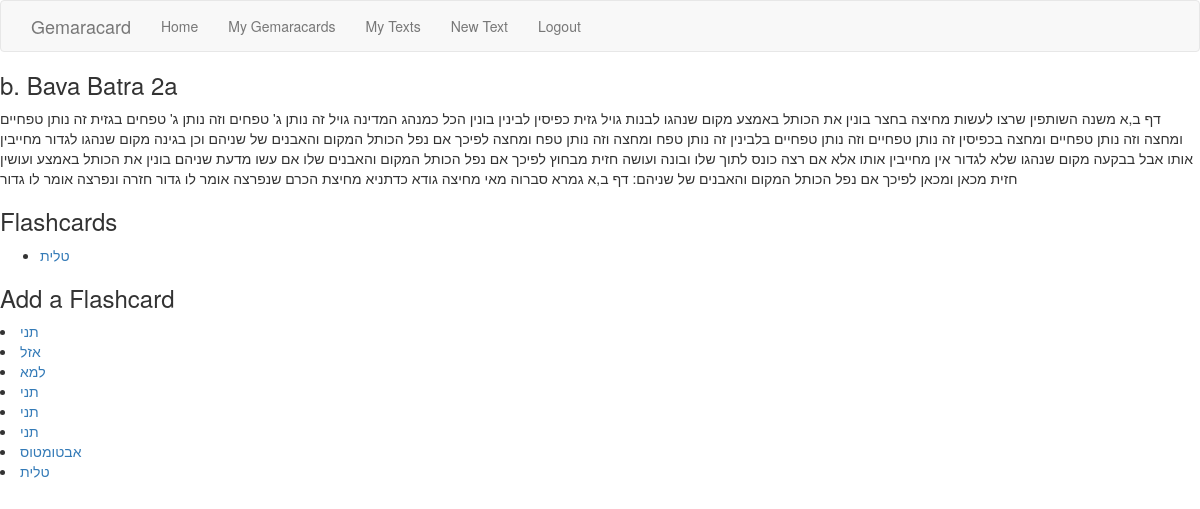
Screenshot of /text/1/ (signed in) with the database file from the repository.
### flashcard/models.py (models this page shows, shortened)
class Text(models.Model):
    text = models.TextField(blank=False)
    name = models.CharField(max_length=100)
    user = models.ForeignKey(User)
    flashcards = models.ManyToManyField(Flashcard)
    def __str__(self):
        return self.name

class Flashcard(models.Model):
    vocab_term = models.CharField(max_length=200, blank=False)
    HEBREW = 'HEB'
    ARAMAIC = 'ARAM'
    LOANWORD = 'LW'
    LANGUAGE_CHOICES = (
        (HEBREW, 'Hebrew'),
        (ARAMAIC, 'Aramaic'),
        (LOANWORD, 'Loanword')
    )
    language = models.CharField(
        max_length=4,
        choices=LANGUAGE_CHOICES,
        default=HEBREW,
    )
    loanword_language = models.TextField(blank=True)
    VERB = 'VERB'
    NOUN = 'NOUN'
    ADJECTIVE = 'ADJ'
    PREPOSITION = 'PREP'
    ADVERB = 'ADV'
    OTHER = 'OTHER'
    POS_CHOICES = (
        (VERB, 'Verb'),
        (NOUN, 'Noun'),
        (ADJECTIVE, 'Adjective'),
        (PREPOSITION, 'Preposition'),
        (ADVERB, 'Adverb'),
        (OTHER, 'Other'),
    )
    part_of_speech = models.CharField(
        max_length=5,
        choices=POS_CHOICES,
        default=NOUN,
    )
    root = models.CharField(max_length=4, blank=True)
    page_number = models.IntegerField(blank=True, default=0)
    translation = models.TextField(blank=True)
    notes = models.TextField(blank=True)
    published_date = models.DateTimeField(auto_now=True)
    author = models.ForeignKey(User)

### flashcard/views.py (the view)
# urls.py: url(r'^text/(?P<pk>\d+)/$', text_detail, name='text_detail'),
@login_required
def text_detail(request, pk):
    try:
        text = Text.objects.get(pk=pk)
    except Text.DoesNotExist:
        raise Http404
    text_flashcards = text.flashcards.all()
    user_flashcards = Flashcard.objects.filter(author=request.user)
    context = {'text': text, 'text_flashcards': text_flashcards, 'user_flashcards': user_flashcards}
    return render(request, 'text.html', context)

### flashcard/templates/text.html
{% extends "base.html" %}
{% block content %}
<div class="text">
<h3>{{ text }}</h3>
<p>{{ text.text }}</p>
</div>
<div class="flashcard-list">
  <h3>Flashcards</h3>
  <ul>
    {% for flashcard in text_flashcards %}
      <li><a href="{% url 'flashcard_detail' flashcard.pk %}">{{ flashcard.vocab_term }}</a></li>
    {% endfor %}
  </ul>
</div>
<div>
  <h3>Add a Flashcard</h3>
  {% for flashcard in user_flashcards %}
    <li><a href="{% url 'link_flashcard_and_text' text_pk=text.pk card_pk=flashcard.pk%}">{{ flashcard.vocab_term }}</a></li>
  {% endfor %}
</div>
{% endblock %}

### rows the page displays
Text: name "b. Bava Batra 2a", text "דף ב,א משנה השותפין שרצו לעשות מחיצה בחצר בונין את הכותל באמצע מקום שנהגו לבנות גויל גזית כפיסין לבינין בונין הכל כמנהג המדינה גויל זה נותן ג' טפחים וזה נותן ג' טפחים בגזית זה נותן טפחיים ומחצה וזה נותן טפחיים ומחצה בכפיסין זה נותן טפחיים וזה נותן טפחיים בלבינין זה נותן טפח ומחצה וזה נותן טפח ומחצה לפיכך אם נפל הכותל המקום והאבנים של שניהם וכן בגינה מקום שנהגו לגדור מחייבין אותו אבל בבקעה מקום שנהגו שלא לגדור אין מחייבין אותו אלא אם רצה כונס לתוך שלו ובונה ועושה חזית מבחוץ לפיכך אם נפל הכותל המקום והאבנים שלו אם עשו מדעת שניהם בונין את הכותל באמצע ועושין חזית מכאן ומכאן לפיכך אם נפל הכותל המקום והאבנים של שניהם: דף ב,א גמרא סברוה מאי מחיצה גודא כדתניא מחיצת הכרם שנפרצה אומר לו גדור חזרה…"
Flashcard: vocab_term "טלית"
Flashcard: vocab_term "תני"
Flashcard: vocab_term "אזל"
Flashcard: vocab_term "למא"
Flashcard: vocab_term "תני"
Flashcard: vocab_term "תני"
Flashcard: vocab_term "תני"
Flashcard: vocab_term "אבטומטוס"
